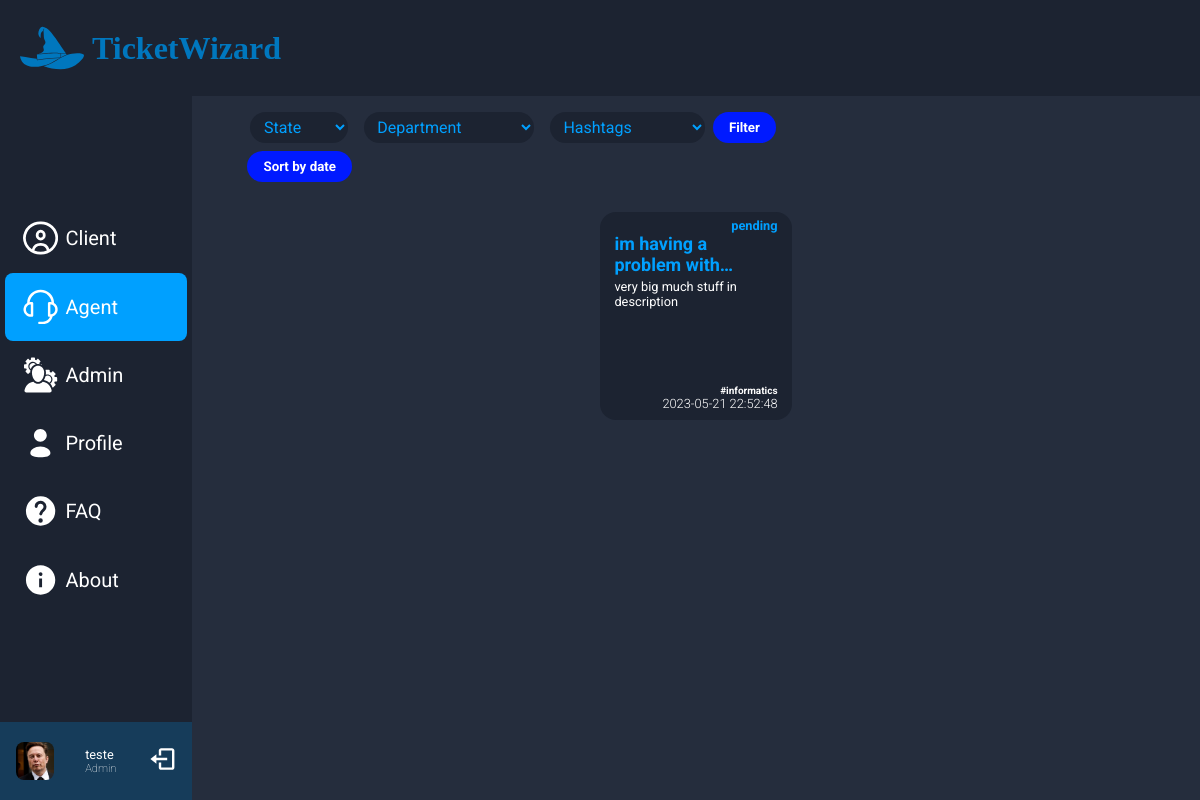
The page /pages/agent.php (signed in) on the database as committed earlier.
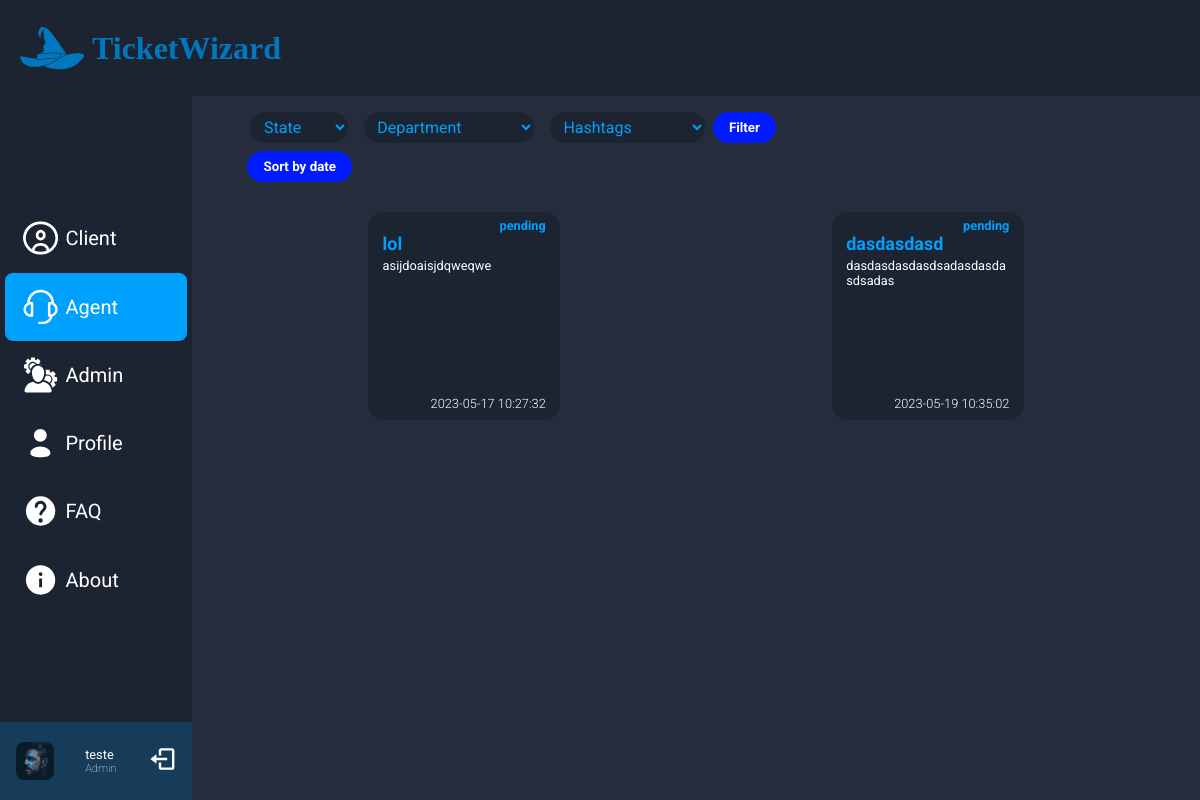
The same page on the database as committed later.
### tables this page shows
CREATE TABLE User (
    --ID'S
    id INTEGER PRIMARY KEY AUTOINCREMENT,

    --CONTENT
    username VARCHAR(50) NOT NULL,
    password VARCHAR(50) NOT NULL,
    email VARCHAR(50) NOT NULL,
    full_name VARCHAR(100) NOT NULL,
    image VARCHAR(100),
    created_at TIMESTAMP DEFAULT CURRENT_TIMESTAMP
);

CREATE TABLE Ticket (
    --ID'S
    id INTEGER PRIMARY KEY AUTOINCREMENT,
    user_id INTEGER NOT NULL,
    user_assigned_id INTEGER ,
    department INTEGER,

    --CONTENT
    title VARCHAR(100) NOT NULL,
    description TEXT NOT NULL,
    status INTEGER DEFAULT 3,
    priority VARCHAR(20) ,
    created_at DEFAULT CURRENT_TIMESTAMP,
    updated_at DATETIME,
    isClosed INTEGER NOT NULL CHECK (isClosed IN (0,1)),

    --FOREIGN KEYS
    FOREIGN KEY (user_id) REFERENCES Users(id),
    FOREIGN KEY (user_assigned_id) REFERENCES Users(id),
    FOREIGN KEY (department) REFERENCES Department(id)
);

CREATE TABLE State_(
    --ID'S
    id INTEGER PRIMARY KEY AUTOINCREMENT,

    --CONTENT
    name VARCHAR(50) NOT NULL
);

CREATE TABLE TicketHashtags (
    ticket_id INTEGER,
    hashtag_id INTEGER,

    FOREIGN KEY (ticket_id) REFERENCES Ticket(id),
    FOREIGN KEY (hashtag_id) REFERENCES Hashtags(id)
);

CREATE TABLE Hashtags(
    --ID'S
    id INTEGER PRIMARY KEY AUTOINCREMENT,

    --CONTENT
    name VARCHAR(50) NOT NULL
);

### session.php (called while the page is built, shortened)
<?php
  class Session {
    public function getId() : ?int {
      return isset($_SESSION['id']) ? $_SESSION['id'] : null;
    }
  }
?>

### database/User.class.php (called while the page is built, shortened)
<?php
class User{
    public ?int $id;
    public function __construct(?int $id, string $username, string $password, string $email, string $fullName,string $image) {
        $this->id=$id;
        $this->fullName = $fullName;
        $this->image = $image;
    }
    public function whatPermission($db) {
        $stmt = $db->prepare("SELECT * FROM Admin WHERE id = ?");
        $stmt->execute([$this->id]);
        $result = $stmt->fetch();
        if($result !== false) return 'Admin';
        return null;
    }
    static function getUser($db, int $id) {
        $stmt = $db->prepare('
        SELECT *
        FROM User
        WHERE id = ?
        ');
        $stmt->execute(array($id));
        $user = $stmt->fetch();
        return new User(
            $user['id'],
            $user['username'],
            $user['password'],
            $user['email'],
            $user['full_name'],
            $user['image']
        );
    }
}
?>

### database/Ticket.class.php (called while the page is built, shortened)
<?php
function getTicketsToAgent($db,$id) {
    $stmt = $db->prepare('SELECT * FROM Ticket WHERE user_assigned_id = ?');
    $stmt->execute(array($id));
    $tickets = $stmt->fetchAll();
    if(count($tickets)==0){
        $stmt = $db->prepare('SELECT * FROM Ticket WHERE status = 3');
        $stmt->execute();
        $tickets = $stmt->fetchAll();
    }
    return $tickets;
}
function getStatusName($db, $id) {
    $stmt = $db->prepare('SELECT name FROM State_ WHERE id = ?');
    $stmt->execute(array($id));
    $status = $stmt->fetch();
    return $status['name'];
}
function getHashtagName($db, $id) {
    $stmt = $db->prepare('SELECT name FROM Hashtags WHERE id = ?');
    $stmt->execute(array($id));
    $hashtagname= $stmt->fetch();
    return $hashtagname['name'];
}
function getTicketHashtags($db, $id) {
    $stmt = $db->prepare('SELECT hashtag_id FROM TicketHashtags WHERE ticket_id = ?');
    $stmt->execute(array($id));
    $hashtags= $stmt->fetchAll();
    return $hashtags;
}

### templates/agentTickets.php (the view, shortened to what this page needs)
<?php function drawAgentTickets($user,$tickets, $db){ ?>
    <div class="main-content">
        <form class="filter" method="post" action="../pages/agent.php">
                <select class="form-filter" id="State" name="State">
                    <option value="" >State</option>
                </select>
                <select class="form-filter" id="Department" name="Department">
                    <option value="">Department</option>
                </select>
                <select id="Hashtags" name="Hashtags">
                    <option value="">Hashtags</option>
                </select>
                <input type="submit" value="Filter">
            </form>
            <div class="sort-container">
                <button id="Sort">Sort by date</button>
            </div>
            <div class="tickets-container">
            <?php foreach($tickets as $ticket) { ?>
                <div id="ticket" class="ticket unselectable" state="<?=$ticket['status'] ?>">
                    <div class="innerCard transition"  ticket_id = <?=$ticket['id'] ?>>
                        <div class="frontSide">
                            <p class="state"><?= getStatusName($db,$ticket['status'])?></p>
                            <h2 class="title"><?=$ticket['title'] ?></h2>
                            <p class="description"><?=$ticket['description'] ?></p>
                            <p class="hashtags">
                            <?php $hashtags=getTicketHashtags($db,$ticket['id']); foreach($hashtags as $hashtag) { ?>
                                <?=getHashtagName($db,$hashtag['hashtag_id'])?>
                            <?php } ?></p>
                            <p class="created"><?=$ticket['created_at'] ?></p>
                        </div>
                        <div class="backSide">
                            <h2><?=getStatusName($db,$ticket['status'])?></h2>
                            <p class="department"><span>Department: </span><?= getDepartmentName($db,$ticket['department']) ?></p>
                            <p class="agent"><span>Agent:</span><?php if(is_null($ticket['user_assigned_id'])){ echo ' Undefined';} else { $agentName=User::getUser($db,$ticket['user_assigned_id']); echo $agentName->username; }?> </p>
                        </div>
                    </div>
                </div>
                                <?php require_once('../database/User.class.php'); $agents=getAgents($db); foreach($agents as $agent){ ?>
                                <option id="agent_id" name="agent_id" value="<?=$agent['id']?>"><?=$agent['username']?></option>
                                <?php } ?>
                <?php } ?>
                </div>
    <?php } ?>

### pages/agent.php (shortened to what this page needs)
<?php
    require_once('../session.php');
    $session = new Session();
    require_once('../database/connection.db.php');
    require_once('../database/User.class.php');
    require_once('../database/Ticket.class.php');
    require_once('../templates/common.php');
    require_once('../templates/nav.tpl.php');
    require_once('../templates/agentTickets.php');
    $db = getDatabaseConnection();
    $user = User::getUser($db, $session->getId());
    $tickets = getTicketsToAgent($db, $user->id);
    $state = $_POST['State'];
    $department = $_POST['Department'];
    $hashtag = $_POST['Hashtags'];
    if (!$state && !$department && !$hashtag) {
        $tickets = getTicketsToAgent($db, $user->id);
    }
    else {
        $tickets = getFilteredTickets($db, $state, $department, $hashtag);
    }
    if($user->whatPermission($db)!='Agent' && $user->whatPermission($db)!='Admin'){
      drawErrorPage("Error 403: No Permission!");
    } else {
      drawHeader($user->whatPermission($db), 'agent', $db);
      drawNav($user, $db,'agent');
      drawAgentTickets($user, $tickets, $db);
    }
?>

### templates/common.php (shortened to what this page needs)
<?php function drawHeader(String $permission, String $page, $db) { ?>
    <!DOCTYPE html>
<html lang="en">
<head>
    <link rel="stylesheet" href="../style/constants.css">
    <link rel="stylesheet" href="../style/navigation.css">
    <?php if ($page == 'client' || $page == 'agent') {echo '<link rel="stylesheet" href="../style/ticket.css">';} ?>
    <?php if ($page == 'agent') {echo '<link rel="stylesheet" href="../style/Agent.css">';} ?>
    <?php if ($page == 'agent') {echo '<link rel="stylesheet" href="../style/edit_ticket.css">';} ?>
</head>
<body>
<header>
    <div class="logo">
        <h1 class="unselectable">TicketWizard</h1>
    </div>
</header>
<?php } ?>

### templates/nav.tpl.php (shortened to what this page needs)
<?php function drawNav(User $user, $db, String $selected){ ?>
    <main>
        <nav class="nav-bar">
            <ul>
                <?php if($user->whatPermission($db)=='Client' || $user->whatPermission($db)== 'Agent' || $user->whatPermission($db)=='Admin') drawNavClient($selected);?>
                <?php if($user->whatPermission($db)=='Agent' || $user->whatPermission($db)=='Admin') drawNavAgent($selected); ?>
                <?php if($user->whatPermission($db)=='Admin') drawNavAdmin($selected); ?>
                <?php $selectedBool='false'; if($selected=='profile') $selectedBool='true'; ?>
                <li class="nav-item unselectable" selected= <?= $selectedBool?>>
                    <a href="../pages/profile.php">
                        <div class="option-container">
                            <p>Profile</p>
                        </div>
                    </a>
                </li>
                <?php if($user->whatPermission($db)=='Agent' || $user->whatPermission($db)=='Admin' || $user->whatPermission($db)== 'Client') drawNavFaq($selected); ?>
                <?php if($user->whatPermission($db)=='Agent' || $user->whatPermission($db)=='Admin' || $user->whatPermission($db)== 'Client') drawNavAbout($selected); ?>
            </ul>
            <div class="user-info unselectable">
                <div class="square">
                    <img src="<?= $user->image?>" alt="user_image">
                </div>
                <div>
                    <p class="name"><?php echo $user->fullName?></p>
                    <p class="role"><?php echo $user->whatPermission($db) ?></p>
                </div>
                <a href='../actions/actionlogout.php'>
                    <svg class="log-out" fill="#000000" width="50" height="50" viewBox="0 0 24 24"
                         xmlns="http://www.w3.org/2000/svg"><path d="M16 13v-2H7V8l-5 4 5 4v-3z"/><path d="M20 3h-9c-1.103 0-2 .897-2 2v4h2V5h9v14h-9v-4H9v4c0 1.103.897 2 2 2h9c1.103 0 2-.897 2-2V5c0-1.103-.897-2-2-2z"/></svg>
                </a>
            </div>
        </nav>
<?php } ?>
<?php function drawNavClient(String $selected){ ?>
    <?php $selectedBool='false'; if($selected=='client') $selectedBool='true'; ?>
    <li class="nav-item unselectable" selected = <?php echo $selectedBool ?>>
        <a href='../pages/client.php'>
            <div class="option-container">
                <p>Client</p>
            </div>
        </a>
    </li>
<?php } ?>
<?php function drawNavAgent(String $selected){ ?>
    <?php $selectedBool='false'; if($selected=='agent') $selectedBool='true'; ?>
    <li class="nav-item unselectable" selected =<?php echo $selectedBool ?>>
        <a href='../pages/agent.php'>
            <div class="option-container">
                <p>Agent</p>
            </div>
        </a>
    </li>
<?php } ?>
<?php function drawNavAdmin(String $selected){ ?>
    <?php $selectedBool='false'; if($selected=='admin') $selectedBool='true'; ?>
    <li class="nav-item unselectable" selected =<?php echo $selectedBool ?>>
        <a href='../pages/admin.php'>
            <div class="option-container">
                <p>Admin</p>
            </div>
        </a>
    </li>
<?php } ?>
<?php function drawNavFaq(String $selected){ ?>
    <?php $selectedBool='false'; if($selected=='faq') $selectedBool='true'; ?>
    <li class="nav-item unselectable" selected =<?php echo $selectedBool ?>>
        <a href='../pages/faq.php'>
            <div class="option-container">
                <p>FAQ</p>
            </div>
        </a>
    </li>
<?php } ?>
<?php function drawNavAbout(String $selected){ ?>
    <?php $selectedBool='false'; if($selected=='about') $selectedBool='true'; ?>
    <li class="nav-item unselectable" selected=<?php echo $selectedBool ?>>
        <a href="../pages/about.php">
            <div class="option-container">
                <p>About</p>
            </div>
        </a>
    </li>
<?php } ?>

### style/constants.css (style rules this page uses)
:root { --highlight-color: #00A0FF; --opened-color: #30B900; --pending-color: #ABABAB; --closed-color: #BF0000; --dark-blue: #1C2331; --background-color: #252D3D; --text-color: #FFF; --logo-color: #0077BE; --dark-blue-highlight: #001AFF; --text-font: 'Roboto', sans-serif; --hightlight-font: 'DM Serif Display', serif; }

### style/navigation.css (style rules this page uses)
* { margin: 0; text-decoration: none; }
ul, li { list-style-type: none; padding: 0; }
.unselectable { user-select: none; }
body { background: var(--background-color); }
header { display: flex; flex-direction: row; align-items: center; justify-content: space-between; width: 100vw; height: 12vh; background: var(--dark-blue); }
main { display: flex; height: 88vh; }
.logo { display: flex; flex-direction: row; align-items: center; color: var(--logo-color); margin-left: 1%; }
.logo svg { width: min(25%, 5rem); aspect-ratio: 1/1; fill: var(--logo-color); }
.logo { display: flex; flex-direction: row; align-items: center; }
ul { display: flex; flex-direction: column; align-items: center; width: 100%; margin-top: auto; }
li { border-radius: 0.5rem; width: 95%; }
.nav-bar { display: flex; flex-direction: column; align-items: center; background: var(--dark-blue); min-width: 16vw; }
.option-container { display: flex; align-items: center; gap: 5%; color: var(--text-color); font-size: 1.25em; font-family: var(--text-font); padding-inline: 10%; padding-block: 5%; cursor: pointer; }
li[selected = "true"] { background-color: var(--highlight-color); }
.nav-item svg, .nav-item path { min-width: 2rem; max-width: 2.2rem; aspect-ratio: 1/1; fill: var(--text-color); }
.user-info { margin-top: auto; display: flex; justify-content: space-around; align-items: center; background-color: rgba(0, 160, 255, 20%); width: 100%; padding-block: 0.75rem; }
.square { position: relative; width: min(3rem, 20%); aspect-ratio: 1/1; border-radius: 0.5rem; }
.square img { position: absolute; top: 0; left: 0; aspect-ratio: 1/1; border-radius: 0.5rem; width: 100%; object-fit: cover; }
.name, .role { color: var(--text-color); font-family: var(--text-font); }
.name { font-size: 80%; max-font-size: 1rem; overflow-x: clip; }
.role { font-size: 70%; max-font-size: 1rem; font-weight: lighter; overflow-x: clip; }
.log-out { fill: var(--text-color); min-width: 1.75rem; max-width: 1.8rem; aspect-ratio: 1/1; }

Rows that differ between the two databases and show on the page:
removed ticket: status.name "pending", title "im having a problem…", description "very big much stuff in description", created_at "2023-05-21 22:52:48"
removed tickethashtags: hashtag.name "#informatics"
changed user "teste": image: picture removed, a placeholder shows
added ticket: status.name "pending", title "lol", description "asijdoaisjdqweqwe", created_at "2023-05-17 10:27:32"
added ticket: status.name "pending", title "dasdasdasd", description "dasdasdasdasdsadasdasdasdsadas", created_at "2023-05-19 10:35:02"
